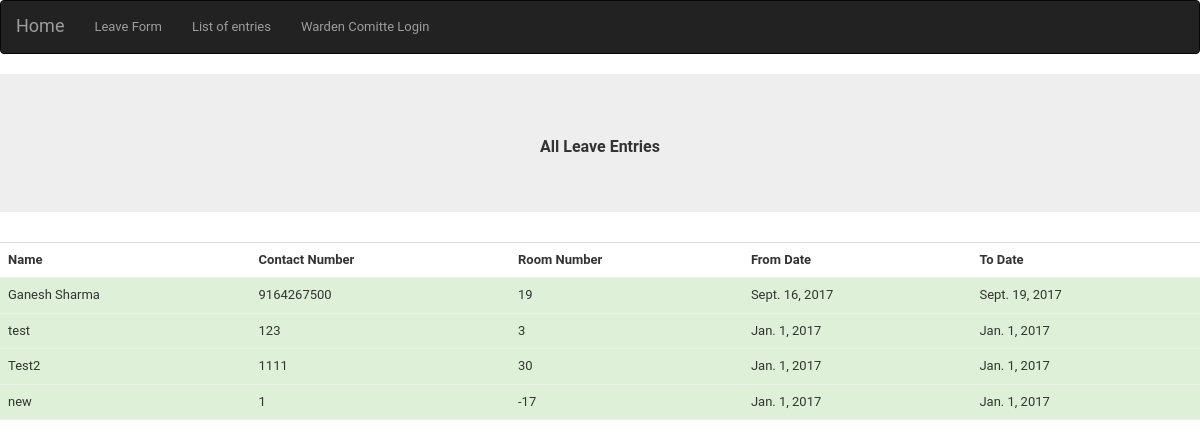
Page /attendance/allleavelist/ on the committed database.
### att/models.py (models this page shows, shortened)
class attsheet(models.Model):
    name=models.CharField(max_length=30)
    contact_no=models.CharField(max_length=10)
    room_no=models.IntegerField(validators=[MinValueValidator(1),MaxValueValidator(25)])
    from_date=models.DateField()
    to_date=models.DateField()
    purpose=models.TextField(max_length=500)
    approved=models.BooleanField(default=False)

### att/views.py (the view)
def attview(request):
    context={
        'all_entries':attsheet.objects.all(),
    }
    return render(request,'all.html',context)

### templates/all.html (shortened to what this page needs)
{% extends 'base.html' %}
{% block insert %}
    <div class="jumbotron text-center"><h2>All Leave Entries </h2></div>
    <table class="table ">
    <tr>
<th>
   Name
</th>
<th>
Contact Number
</th>
<th>
    Room Number
 </th>
<th>
    From Date
 </th>
<th>
    To Date
 </th>
    </tr>
   {% for entry in all_entries %}
    <tr {% if entry.approved == True %}class="bg-success"
    {% endif %}
    >
        <td>
           {{ entry.name }}
        </td>
        <td>
           {{ entry.contact_no }}
        </td>
        <td>
           {{ entry.room_no}}
        </td>
        <td>
           {{ entry.from_date}}
        </td>
        <td>
           {{ entry.to_date }}
        </td>
           </tr>
    {% endfor %}
</table>
{% endblock %}

### templates/base.html (style rules this page uses)
body { margin: 0; padding: 0; font-size: 14px; font-family: "Roboto","Lucida Grande","DejaVu Sans","Bitstream Vera Sans",Verdana,Arial,sans-serif; color: #333; background: #fff; }
h1,h2,h3,h4,h5 { font-weight: bold; }
h2 { font-size: 16px; margin: 1em 0 .5em 0; }
table { border-collapse: collapse; border-color: #ccc; }
td, th { font-size: 13px; line-height: 16px; border-bottom: 1px solid #eee; vertical-align: top; padding: 8px; font-family: "Roboto", "Lucida Grande", Verdana, Arial, sans-serif; }
th { font-weight: 600; text-align: left; }

### rows in the picture
attsheet: name "Ganesh Sharma", contact_no "9164267500", room_no "19", from_date "Sept. 16, 2017", to_date "Sept. 19, 2017"
attsheet: name "test", contact_no "123", room_no "3", from_date "Jan. 1, 2017", to_date "Jan. 1, 2017"
attsheet: name "Test2", contact_no "1111", room_no "30", from_date "Jan. 1, 2017", to_date "Jan. 1, 2017"
attsheet: name "new", contact_no "1", room_no "-17", from_date "Jan. 1, 2017", to_date "Jan. 1, 2017"
